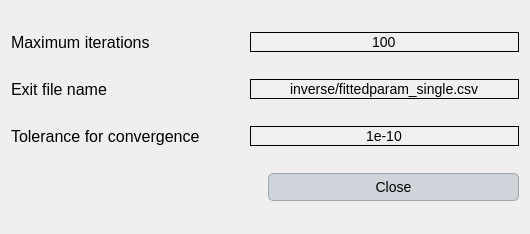
<?xml version="1.0" encoding="UTF-8"?>
<ui version="4.0">
 <class>Dialog</class>
 <widget class="QDialog" name="Dialog">
  <property name="geometry">
   <rect>
    <x>0</x>
    <y>0</y>
    <width>530</width>
    <height>234</height>
   </rect>
  </property>
  <property name="windowTitle">
   <string>Dialog</string>
  </property>
  <property name="styleSheet">
   <string notr="true">QLabel {
    font-family: 'Georgia'; /* Cambiar la fuente a Georgia */
    font-size: 16px; /* Cambiar el tamaño de la fuente */
    color: #000000; /* Color del texto (blanco) */
}

QLineEdit {
    font-family: 'Georgia'; /* Cambiar la fuente a Georgia */
    font-size: 14px; /* Cambiar el tamaño de la fuente */
    color: #000000; /* Color del texto (blanco) */
    background-color: #f0f0f0; /* Color de fondo del QLineEdit */
    border: 1px solid #000000; /* Borde blanco */
}

QComboBox {
    font-family: 'Georgia'; /* Cambiar la fuente a Georgia */
    font-size: 14px; /* Cambiar el tamaño de la fuente */
    color: #000000; /* Color del texto (blanco) */
    background-color: #cfd4da; /* Fondo oscuro del ComboBox */
}

QRadioButton {
    font-family: 'Georgia'; /* Cambiar la fuente a Georgia */
    font-size: 14px; /* Cambiar el tamaño de la fuente */
    color: #000000; /* Color del texto (blanco) */
}

QCheckBox {
    font-family: 'Georgia'; /* Cambiar la fuente a Georgia */
    font-size: 14px; /* Cambiar el tamaño de la fuente */
    color: #000000; /* Color del texto (blanco) */
}

/* Cambiar la fuente y estilo de los QPushButton */
QPushButton {
    font-family: 'Georgia'; /* Cambiar la fuente */
    font-size: 14px; /* Cambiar el tamaño de la fuente */
    color: #000000; /* Color del texto negro */
    background-color: #cfd4da; /* Fondo gris claro */
    border: 1px solid #a1a6ad; /* Borde gris medio */
    border-radius: 5px; /* Bordes redondeados */
    padding: 5px; /* Espaciado interno */
}

/* Estilo cuando el ratón pasa sobre el botón */
QPushButton:hover {
    color: #000000; /* Mantener el texto negro */
    background-color: #b7bcc3; /* Fondo gris un poco más oscuro al pasar el mouse */
}

/* Estilo cuando el botón está presionado */
QPushButton:pressed {
    background-color: #a6acb3; /* Fondo ligeramente más oscuro al presionar */
    color: #000000; /* Mantener el texto negro cuando se presiona */
}



/* Estilo general para QTableWidget y QTableView */
QTableWidget, QTableView {
    font-family: 'Georgia'; /* Cambiar la fuente a Georgia */
    font-size: 14px; /* Tamaño de la fuente */
    color: #000000; /* Color del texto negro */
    background-color: #e6e9ed; /* Fondo gris claro para la tabla */
    gridline-color: #a1a6ad; /* Color de las líneas de la tabla (gris medio) */
    selection-background-color: #b7bcc3; /* Color de fondo cuando se selecciona una celda (gris suave) */
    selection-color: #000000; /* Color del texto cuando la celda está seleccionada (negro) */
}

/* Estilo para el encabezado horizontal de la tabla */
QHeaderView::section {
    font-family: 'Georgia'; /* Cambiar la fuente a Georgia */
    font-size: 14px; /* Tamaño de la fuente */
    color: #000000; /* Color del texto negro */
    background-color: #cfd4da; /* Fondo gris claro del encabezado */
    border: 1px solid #a1a6ad; /* Borde gris medio entre las secciones */
    padding: 4px; /* Espaciado interno en el encabezado */
}

/* Estilo para las celdas de la tabla al pasar el mouse */
QTableWidget::item:hover, QTableView::item:hover {
    background-color: #b7bcc3; /* Fondo gris suave al pasar el mouse */
    color: #000000; /* Mantener el texto negro */
}

/* Estilo para las celdas cuando están seleccionadas */
QTableWidget::item:selected, QTableView::item:selected {
    background-color: #a6acb3; /* Fondo gris intermedio cuando está seleccionado */
    color: #000000; /* Texto negro cuando está seleccionado */
}

/* Ajustar el tamaño de las celdas */
QTableWidget::item, QTableView::item {
    padding: 4px; /* Espaciado interno de las celdas */
}

/* Estilo para el borde inferior de la tabla */
QTableCornerButton::section {
    background-color: #cfd4da; /* Fondo del botón de esquina */
    border: 1px solid #a1a6ad; /* Borde gris medio del botón de esquina */
}</string>
  </property>
  <layout class="QGridLayout" name="gridLayout">
   <item row="3" column="1">
    <widget class="QPushButton" name="close_dialog">
     <property name="text">
      <string>Close</string>
     </property>
    </widget>
   </item>
   <item row="2" column="0" colspan="2">
    <layout class="QHBoxLayout" name="horizontalLayout_4">
     <item>
      <widget class="QLabel" name="label_4">
       <property name="minimumSize">
        <size>
         <width>233</width>
         <height>0</height>
        </size>
       </property>
       <property name="text">
        <string>Tolerance for convergence</string>
       </property>
      </widget>
     </item>
     <item>
      <widget class="QLineEdit" name="tolerance">
       <property name="cursor">
        <cursorShape>IBeamCursor</cursorShape>
       </property>
       <property name="text">
        <string>1e-10</string>
       </property>
       <property name="alignment">
        <set>Qt::AlignCenter</set>
       </property>
      </widget>
     </item>
    </layout>
   </item>
   <item row="0" column="0" colspan="2">
    <layout class="QHBoxLayout" name="horizontalLayout">
     <item>
      <widget class="QLabel" name="label">
       <property name="minimumSize">
        <size>
         <width>233</width>
         <height>0</height>
        </size>
       </property>
       <property name="text">
        <string>Maximum iterations</string>
       </property>
      </widget>
     </item>
     <item>
      <widget class="QLineEdit" name="max_iterations">
       <property name="text">
        <string>100</string>
       </property>
       <property name="alignment">
        <set>Qt::AlignCenter</set>
       </property>
      </widget>
     </item>
    </layout>
   </item>
   <item row="1" column="0" colspan="2">
    <layout class="QHBoxLayout" name="horizontalLayout_2">
     <item>
      <widget class="QLabel" name="label_2">
       <property name="minimumSize">
        <size>
         <width>233</width>
         <height>0</height>
        </size>
       </property>
       <property name="text">
        <string>Exit file name</string>
       </property>
      </widget>
     </item>
     <item>
      <widget class="QLineEdit" name="exit_file">
       <property name="text">
        <string>inverse/fittedparam_single.csv</string>
       </property>
       <property name="alignment">
        <set>Qt::AlignCenter</set>
       </property>
      </widget>
     </item>
    </layout>
   </item>
  </layout>
 </widget>
 <resources/>
 <connections/>
</ui>
